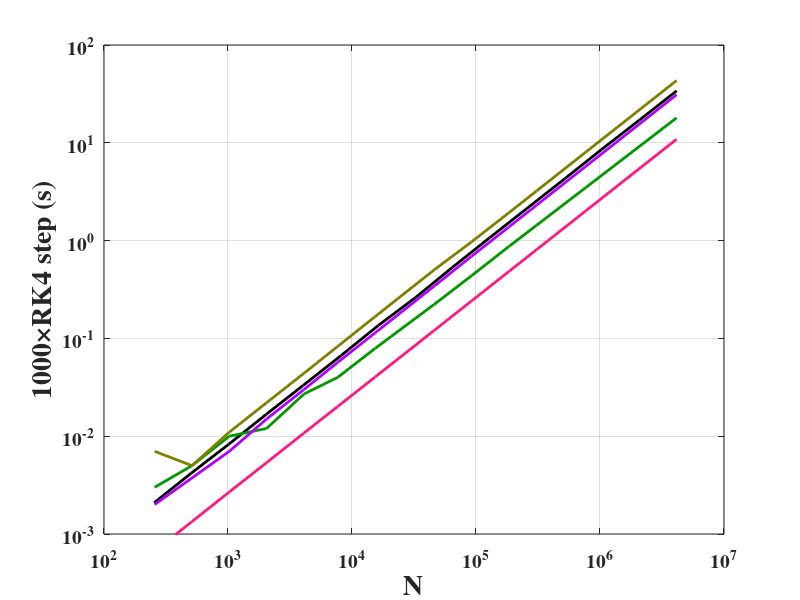

The MATLAB source for this figure:
function LorenzRuntimeComparison

AhnertCPUv2.x = [254 507 1013 2039 4034 8121 16351 32634 64578 128895 257267 517946 1024907 2081296 4154152];
AhnertCPUv2.y = [0.00209 0.00420 0.00827 0.01678 0.03304 0.06638 0.13604 0.26260 0.53284 1.07044 2.12911 4.27722 8.50749 17.09075 33.99354];

%CPU_Lorenz_odeint_vcl.cpp
odeint_vcl_CPU.x = [256      512      1024    2048    4096    7680     15360    46080   92160   184320   307200   768000   4147200 ];
odeint_vcl_CPU.y = [.003     .005     .010    .012    .027    .040     .079     .223    .438    0.871    1.431    3.487    17.995];

%CPU_Lorenz_Julia_ensemble.jl
julia_CPU.x = [256      1024	2048	4096	7680	15360	46080	92160	184320	307200	768000	4147200];
julia_CPU.y = [0.002	0.009	0.018	0.036	0.068	0.136	0.409	0.819	1.639	2.744	6.857	37.203];

%CPU_Lorenz_Julia.jl
julia_CPU_noEnsemble.x = [256	1024	2048	4096	7680	15360	46080	92160	184320	307200	768000	4147200];
julia_CPU_noEnsemble.y = [0.002	0.009	0.018	0.037	0.068	0.138	0.417	0.826	1.654	2.754	6.891	37.220];

%CPU_Lorenz_simple_Julia.jl
julia_CPU_simple.x = [256   1024	2048	4096	7680	15360	46080	92160	184320	307200	768000	4147200];
julia_CPU_simple.y = [0.002 0.007	0.015	0.030	0.057	0.114	0.343	0.692	1.380	2.298	5.746	31.036];

%CPU_Lorenz_hand_tuned.cpp
VCL_hand_tuned_CPU.x = [256      512         1024        2048        4096        7680        15360       46080       92160       184320      307200      768000      4147200];
VCL_hand_tuned_CPU.y = [0.00067  0.001339    0.002689    0.005364    0.01077     0.020154    0.040287    0.120895    0.241721    0.483811    0.805893    2.01435     10.8739];

%CPU_Lorenz_odeint.cpp
odeint_CPU_loop.x = [256      512         1024        2048        4096        7680        15360       46080       92160       184320      307200      768000      4147200];
odeint_CPU_loop.y = [7        5           11          22           44         83           167         503         971        1928         3214        8032       43358]/1000;

fig=figure(1); hold on;
p1=plot(AhnertCPUv2.x,AhnertCPUv2.y);
%p2=plot(julia_CPU.x,julia_CPU.y);
p3=plot(odeint_vcl_CPU.x,odeint_vcl_CPU.y);
p4=plot(julia_CPU_simple.x,julia_CPU_simple.y);
%p5=plot(julia_CPU_noEnsemble.x,julia_CPU_noEnsemble.y);
p6=plot(VCL_hand_tuned_CPU.x,VCL_hand_tuned_CPU.y);
p7=plot(odeint_CPU_loop.x,odeint_CPU_loop.y);

set(gca,'XScale','log','YScale','log','XLim',[1e2 1e7],'YLim',[1e-3 1e2],'XGrid','on','YGrid','on','Box','on','FontSize',14,'FontWeight','bold','FontName','Times');
set(p1,'Color',[0 0 0], 'LineStyle','-','LineWidth',2);
%set(p2,'Color',[0 0 1], 'LineStyle','-','LineWidth',2);
set(p3,'Color',[0 0.6 0], 'LineStyle','-','LineWidth',2);
set(p4,'Color',[0.7 0.0 1], 'LineStyle','-','LineWidth',2);
%set(p5,'Color',[0 0.7 1], 'LineStyle','-','LineWidth',2);
set(p6,'Color',[1 0.1 0.5], 'LineStyle','-','LineWidth',2);
set(p7,'Color',[0.5 0.5 0], 'LineStyle','-','LineWidth',2);
xlabel('N','FontSize',20,'FontWeight','bold','FontName','Times');
ylabel('1000\timesRK4 step (s)','FontSize',20,'FontWeight','bold','FontName','Times');
